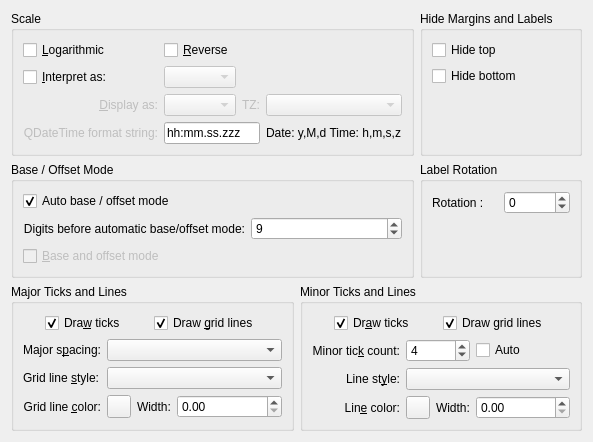
<?xml version="1.0" encoding="UTF-8"?>
<ui version="4.0">
 <class>AxisTab</class>
 <widget class="QWidget" name="AxisTab">
  <property name="geometry">
   <rect>
    <x>0</x>
    <y>0</y>
    <width>543</width>
    <height>413</height>
   </rect>
  </property>
  <property name="windowTitle">
   <string>Form</string>
  </property>
  <layout class="QVBoxLayout" name="verticalLayout_3">
   <item>
    <layout class="QGridLayout" name="gridLayout_5">
     <item row="0" column="0">
      <widget class="QGroupBox" name="_scaleGroup">
       <property name="title">
        <string>Scale</string>
       </property>
       <layout class="QGridLayout" name="gridLayout_4">
        <item row="0" column="0">
         <widget class="QCheckBox" name="_scaleLog">
          <property name="toolTip">
           <string/>
          </property>
          <property name="text">
           <string>&amp;Logarithmic</string>
          </property>
         </widget>
        </item>
        <item row="0" column="1">
         <widget class="QCheckBox" name="_scaleReverse">
          <property name="whatsThis">
           <string>Reverse the direction of the axis, so the numbers are decreasing, rather than increasing.f</string>
          </property>
          <property name="text">
           <string>&amp;Reverse</string>
          </property>
         </widget>
        </item>
        <item row="1" column="0">
         <widget class="QCheckBox" name="_scaleInterpret">
          <property name="sizePolicy">
           <sizepolicy hsizetype="Fixed" vsizetype="Fixed">
            <horstretch>0</horstretch>
            <verstretch>0</verstretch>
           </sizepolicy>
          </property>
          <property name="toolTip">
           <string>Axis is time</string>
          </property>
          <property name="whatsThis">
           <string>Interpret the axis as time.</string>
          </property>
          <property name="text">
           <string>&amp;Interpret as:</string>
          </property>
         </widget>
        </item>
        <item row="1" column="1">
         <widget class="QComboBox" name="_scaleInterpretType">
          <property name="enabled">
           <bool>false</bool>
          </property>
          <property name="toolTip">
           <string>Time encoding type</string>
          </property>
          <property name="whatsThis">
           <string>The axis represents time, whose encoding is selected here.</string>
          </property>
         </widget>
        </item>
        <item row="2" column="0">
         <widget class="QLabel" name="_Label_6">
          <property name="enabled">
           <bool>false</bool>
          </property>
          <property name="sizePolicy">
           <sizepolicy hsizetype="Preferred" vsizetype="Preferred">
            <horstretch>0</horstretch>
            <verstretch>0</verstretch>
           </sizepolicy>
          </property>
          <property name="text">
           <string>&amp;Display as:</string>
          </property>
          <property name="alignment">
           <set>Qt::AlignRight|Qt::AlignTrailing|Qt::AlignVCenter</set>
          </property>
          <property name="buddy">
           <cstring>_scaleDisplayType</cstring>
          </property>
         </widget>
        </item>
        <item row="2" column="1">
         <widget class="QComboBox" name="_scaleDisplayType">
          <property name="enabled">
           <bool>false</bool>
          </property>
          <property name="toolTip">
           <string>Time display format</string>
          </property>
          <property name="whatsThis">
           <string>If the axis is to be intpreted as time, then display the time on the axis with this format.</string>
          </property>
         </widget>
        </item>
        <item row="2" column="2">
         <widget class="QLabel" name="label_7">
          <property name="enabled">
           <bool>false</bool>
          </property>
          <property name="sizePolicy">
           <sizepolicy hsizetype="Fixed" vsizetype="Preferred">
            <horstretch>0</horstretch>
            <verstretch>0</verstretch>
           </sizepolicy>
          </property>
          <property name="text">
           <string>TZ:</string>
          </property>
         </widget>
        </item>
        <item row="2" column="3">
         <widget class="QComboBox" name="_timeZone">
          <property name="enabled">
           <bool>false</bool>
          </property>
          <property name="toolTip">
           <string>Time encoding type</string>
          </property>
          <property name="whatsThis">
           <string>The axis represents time, whose encoding is selected here.</string>
          </property>
         </widget>
        </item>
        <item row="3" column="0">
         <widget class="QLabel" name="_timeFormaLabel">
          <property name="enabled">
           <bool>false</bool>
          </property>
          <property name="sizePolicy">
           <sizepolicy hsizetype="Preferred" vsizetype="Preferred">
            <horstretch>0</horstretch>
            <verstretch>0</verstretch>
           </sizepolicy>
          </property>
          <property name="text">
           <string>QDateTime format string:</string>
          </property>
          <property name="alignment">
           <set>Qt::AlignRight|Qt::AlignTrailing|Qt::AlignVCenter</set>
          </property>
          <property name="buddy">
           <cstring>_scaleDisplayType</cstring>
          </property>
         </widget>
        </item>
        <item row="3" column="1" colspan="2">
         <widget class="QLineEdit" name="_scaleDisplayFormatString">
          <property name="text">
           <string>hh:mm.ss.zzz</string>
          </property>
         </widget>
        </item>
        <item row="3" column="3">
         <widget class="QLabel" name="label_8">
          <property name="text">
           <string>Date: y,M,d Time: h,m,s,z</string>
          </property>
         </widget>
        </item>
       </layout>
      </widget>
     </item>
     <item row="0" column="1">
      <widget class="QGroupBox" name="groupBox_3">
       <property name="sizePolicy">
        <sizepolicy hsizetype="Fixed" vsizetype="Preferred">
         <horstretch>0</horstretch>
         <verstretch>0</verstretch>
        </sizepolicy>
       </property>
       <property name="title">
        <string>Hide Margins and Labels</string>
       </property>
       <layout class="QVBoxLayout" name="verticalLayout_2">
        <item>
         <widget class="QCheckBox" name="_hideTopRight">
          <property name="text">
           <string>Hide top</string>
          </property>
         </widget>
        </item>
        <item>
         <widget class="QCheckBox" name="_hideBottomLeft">
          <property name="text">
           <string>Hide bottom</string>
          </property>
         </widget>
        </item>
        <item>
         <spacer name="verticalSpacer">
          <property name="orientation">
           <enum>Qt::Vertical</enum>
          </property>
          <property name="sizeHint" stdset="0">
           <size>
            <width>20</width>
            <height>40</height>
           </size>
          </property>
         </spacer>
        </item>
       </layout>
      </widget>
     </item>
     <item row="1" column="0">
      <widget class="QGroupBox" name="groupBox">
       <property name="title">
        <string>Base / Offset Mode</string>
       </property>
       <layout class="QGridLayout" name="gridLayout_3">
        <item row="1" column="1">
         <widget class="QSpinBox" name="_significantDigits">
          <property name="whatsThis">
           <string>If this many digits are required to display the tick numbers, then the axis will revert to Base/Offset mode.</string>
          </property>
          <property name="minimum">
           <number>2</number>
          </property>
          <property name="maximum">
           <number>15</number>
          </property>
          <property name="value">
           <number>9</number>
          </property>
         </widget>
        </item>
        <item row="5" column="0">
         <widget class="QCheckBox" name="_scaleBaseOffset">
          <property name="enabled">
           <bool>false</bool>
          </property>
          <property name="whatsThis">
           <string>The axis numbers are displayed relative to a reference value, which is displayed on the same line as the axis label.  This option is designed to allow small differences from large offsets to be easily seen.</string>
          </property>
          <property name="text">
           <string>&amp;Base and offset mode</string>
          </property>
         </widget>
        </item>
        <item row="0" column="0">
         <widget class="QCheckBox" name="_scaleAutoBaseOffset">
          <property name="text">
           <string>Auto base / offset mode</string>
          </property>
          <property name="checked">
           <bool>true</bool>
          </property>
          <property name="tristate">
           <bool>false</bool>
          </property>
         </widget>
        </item>
        <item row="1" column="0">
         <widget class="QLabel" name="label_2">
          <property name="text">
           <string>Digits before automatic base/offset mode:</string>
          </property>
          <property name="alignment">
           <set>Qt::AlignRight|Qt::AlignTrailing|Qt::AlignVCenter</set>
          </property>
          <property name="buddy">
           <cstring>_significantDigits</cstring>
          </property>
         </widget>
        </item>
       </layout>
      </widget>
     </item>
     <item row="1" column="1">
      <widget class="QGroupBox" name="groupBox_2">
       <property name="title">
        <string>Label Rotation</string>
       </property>
       <layout class="QVBoxLayout" name="verticalLayout">
        <item>
         <layout class="QHBoxLayout" name="horizontalLayout_3">
          <item>
           <widget class="QLabel" name="label_4">
            <property name="text">
             <string>Rotation :</string>
            </property>
           </widget>
          </item>
          <item>
           <widget class="QSpinBox" name="_rotation">
            <property name="minimum">
             <number>-90</number>
            </property>
            <property name="maximum">
             <number>90</number>
            </property>
           </widget>
          </item>
         </layout>
        </item>
        <item>
         <spacer name="verticalSpacer_2">
          <property name="orientation">
           <enum>Qt::Vertical</enum>
          </property>
          <property name="sizeHint" stdset="0">
           <size>
            <width>20</width>
            <height>52</height>
           </size>
          </property>
         </spacer>
        </item>
       </layout>
      </widget>
     </item>
    </layout>
   </item>
   <item>
    <layout class="QHBoxLayout" name="horizontalLayout_4">
     <item>
      <widget class="QGroupBox" name="_axisMajorGridGroup">
       <property name="title">
        <string>Major Ticks and Lines</string>
       </property>
       <layout class="QGridLayout" name="gridLayout">
        <item row="0" column="0" colspan="4">
         <layout class="QHBoxLayout" name="horizontalLayout">
          <item>
           <widget class="QCheckBox" name="_drawAxisMajorTicks">
            <property name="sizePolicy">
             <sizepolicy hsizetype="Fixed" vsizetype="Fixed">
              <horstretch>0</horstretch>
              <verstretch>0</verstretch>
             </sizepolicy>
            </property>
            <property name="text">
             <string>Dra&amp;w ticks</string>
            </property>
            <property name="checked">
             <bool>true</bool>
            </property>
           </widget>
          </item>
          <item>
           <widget class="QCheckBox" name="_drawAxisMajorGridLines">
            <property name="sizePolicy">
             <sizepolicy hsizetype="Fixed" vsizetype="Fixed">
              <horstretch>0</horstretch>
              <verstretch>0</verstretch>
             </sizepolicy>
            </property>
            <property name="text">
             <string>Draw &amp;grid lines</string>
            </property>
            <property name="checked">
             <bool>true</bool>
            </property>
           </widget>
          </item>
         </layout>
        </item>
        <item row="1" column="0">
         <widget class="QLabel" name="label">
          <property name="sizePolicy">
           <sizepolicy hsizetype="Fixed" vsizetype="Preferred">
            <horstretch>0</horstretch>
            <verstretch>0</verstretch>
           </sizepolicy>
          </property>
          <property name="text">
           <string>Major s&amp;pacing:</string>
          </property>
          <property name="alignment">
           <set>Qt::AlignRight|Qt::AlignTrailing|Qt::AlignVCenter</set>
          </property>
          <property name="buddy">
           <cstring>_axisMajorTickSpacing</cstring>
          </property>
         </widget>
        </item>
        <item row="1" column="1" colspan="3">
         <widget class="QComboBox" name="_axisMajorTickSpacing">
          <property name="sizePolicy">
           <sizepolicy hsizetype="MinimumExpanding" vsizetype="Fixed">
            <horstretch>0</horstretch>
            <verstretch>0</verstretch>
           </sizepolicy>
          </property>
          <property name="toolTip">
           <string>Density of major ticks</string>
          </property>
          <property name="whatsThis">
           <string>Specify the density of major ticks.  The major tick interval will automatically be chosen as a power of 10 times 1,2, or 5.  This changes the target tick spacing within this constraint.</string>
          </property>
         </widget>
        </item>
        <item row="2" column="0">
         <widget class="QLabel" name="_Label_3">
          <property name="sizePolicy">
           <sizepolicy hsizetype="Fixed" vsizetype="Preferred">
            <horstretch>0</horstretch>
            <verstretch>0</verstretch>
           </sizepolicy>
          </property>
          <property name="text">
           <string>Grid line &amp;style:</string>
          </property>
          <property name="alignment">
           <set>Qt::AlignRight|Qt::AlignTrailing|Qt::AlignVCenter</set>
          </property>
          <property name="buddy">
           <cstring>_axisMajorLineStyle</cstring>
          </property>
         </widget>
        </item>
        <item row="2" column="1" colspan="3">
         <widget class="QComboBox" name="_axisMajorLineStyle">
          <property name="sizePolicy">
           <sizepolicy hsizetype="MinimumExpanding" vsizetype="Fixed">
            <horstretch>0</horstretch>
            <verstretch>0</verstretch>
           </sizepolicy>
          </property>
         </widget>
        </item>
        <item row="3" column="0">
         <widget class="QLabel" name="label_10">
          <property name="sizePolicy">
           <sizepolicy hsizetype="Fixed" vsizetype="Preferred">
            <horstretch>0</horstretch>
            <verstretch>0</verstretch>
           </sizepolicy>
          </property>
          <property name="text">
           <string>Grid line &amp;color:</string>
          </property>
          <property name="alignment">
           <set>Qt::AlignRight|Qt::AlignTrailing|Qt::AlignVCenter</set>
          </property>
          <property name="buddy">
           <cstring>_axisMajorLineColor</cstring>
          </property>
         </widget>
        </item>
        <item row="3" column="1">
         <widget class="Kst::ColorButton" name="_axisMajorLineColor"/>
        </item>
        <item row="3" column="2">
         <widget class="QLabel" name="label_5">
          <property name="sizePolicy">
           <sizepolicy hsizetype="Fixed" vsizetype="Preferred">
            <horstretch>0</horstretch>
            <verstretch>0</verstretch>
           </sizepolicy>
          </property>
          <property name="text">
           <string>Width:</string>
          </property>
         </widget>
        </item>
        <item row="3" column="3">
         <widget class="QDoubleSpinBox" name="_axisMajorLineWidth"/>
        </item>
       </layout>
      </widget>
     </item>
     <item>
      <widget class="QGroupBox" name="_axisMinorGridGroup">
       <property name="title">
        <string>Minor Ticks and Lines</string>
       </property>
       <layout class="QGridLayout" name="gridLayout_2">
        <item row="0" column="0" colspan="4">
         <layout class="QHBoxLayout" name="horizontalLayout_2">
          <item>
           <widget class="QCheckBox" name="_drawAxisMinorTicks">
            <property name="sizePolicy">
             <sizepolicy hsizetype="Fixed" vsizetype="Fixed">
              <horstretch>0</horstretch>
              <verstretch>0</verstretch>
             </sizepolicy>
            </property>
            <property name="text">
             <string>Dr&amp;aw ticks</string>
            </property>
            <property name="checked">
             <bool>true</bool>
            </property>
           </widget>
          </item>
          <item>
           <widget class="QCheckBox" name="_drawAxisMinorGridLines">
            <property name="sizePolicy">
             <sizepolicy hsizetype="Fixed" vsizetype="Fixed">
              <horstretch>0</horstretch>
              <verstretch>0</verstretch>
             </sizepolicy>
            </property>
            <property name="text">
             <string>Draw grid lines</string>
            </property>
            <property name="checked">
             <bool>true</bool>
            </property>
           </widget>
          </item>
         </layout>
        </item>
        <item row="1" column="0">
         <widget class="QLabel" name="label_3">
          <property name="sizePolicy">
           <sizepolicy hsizetype="Fixed" vsizetype="Preferred">
            <horstretch>0</horstretch>
            <verstretch>0</verstretch>
           </sizepolicy>
          </property>
          <property name="text">
           <string>Minor tic&amp;k count:</string>
          </property>
          <property name="alignment">
           <set>Qt::AlignRight|Qt::AlignTrailing|Qt::AlignVCenter</set>
          </property>
          <property name="buddy">
           <cstring>_axisMinorTickCount</cstring>
          </property>
         </widget>
        </item>
        <item row="1" column="1" colspan="2">
         <widget class="QSpinBox" name="_axisMinorTickCount">
          <property name="sizePolicy">
           <sizepolicy hsizetype="MinimumExpanding" vsizetype="Fixed">
            <horstretch>0</horstretch>
            <verstretch>0</verstretch>
           </sizepolicy>
          </property>
          <property name="minimum">
           <number>1</number>
          </property>
          <property name="maximum">
           <number>10</number>
          </property>
          <property name="value">
           <number>4</number>
          </property>
         </widget>
        </item>
        <item row="1" column="3">
         <widget class="QCheckBox" name="_autoMinorTicks">
          <property name="text">
           <string>Auto</string>
          </property>
         </widget>
        </item>
        <item row="2" column="0">
         <widget class="QLabel" name="_axisMinorLineStyleLabel">
          <property name="text">
           <string>Line st&amp;yle:</string>
          </property>
          <property name="alignment">
           <set>Qt::AlignRight|Qt::AlignTrailing|Qt::AlignVCenter</set>
          </property>
          <property name="buddy">
           <cstring>_axisMinorLineStyle</cstring>
          </property>
         </widget>
        </item>
        <item row="2" column="1" colspan="3">
         <widget class="QComboBox" name="_axisMinorLineStyle">
          <property name="sizePolicy">
           <sizepolicy hsizetype="MinimumExpanding" vsizetype="Fixed">
            <horstretch>0</horstretch>
            <verstretch>0</verstretch>
           </sizepolicy>
          </property>
         </widget>
        </item>
        <item row="3" column="0">
         <widget class="QLabel" name="label_12">
          <property name="text">
           <string>Lin&amp;e color:</string>
          </property>
          <property name="alignment">
           <set>Qt::AlignRight|Qt::AlignTrailing|Qt::AlignVCenter</set>
          </property>
          <property name="buddy">
           <cstring>_axisMinorLineColor</cstring>
          </property>
         </widget>
        </item>
        <item row="3" column="1">
         <widget class="Kst::ColorButton" name="_axisMinorLineColor"/>
        </item>
        <item row="3" column="2">
         <widget class="QLabel" name="label_6">
          <property name="sizePolicy">
           <sizepolicy hsizetype="Fixed" vsizetype="Preferred">
            <horstretch>0</horstretch>
            <verstretch>0</verstretch>
           </sizepolicy>
          </property>
          <property name="text">
           <string>Width:</string>
          </property>
         </widget>
        </item>
        <item row="3" column="3">
         <widget class="QDoubleSpinBox" name="_axisMinorLineWidth"/>
        </item>
       </layout>
      </widget>
     </item>
    </layout>
   </item>
  </layout>
 </widget>
 <customwidgets>
  <customwidget>
   <class>Kst::ColorButton</class>
   <extends>QToolButton</extends>
   <header>colorbutton.h</header>
  </customwidget>
 </customwidgets>
 <resources/>
 <connections>
  <connection>
   <sender>_drawAxisMajorGridLines</sender>
   <signal>toggled(bool)</signal>
   <receiver>_Label_3</receiver>
   <slot>setEnabled(bool)</slot>
   <hints>
    <hint type="sourcelabel">
     <x>146</x>
     <y>299</y>
    </hint>
    <hint type="destinationlabel">
     <x>34</x>
     <y>366</y>
    </hint>
   </hints>
  </connection>
  <connection>
   <sender>_drawAxisMajorGridLines</sender>
   <signal>toggled(bool)</signal>
   <receiver>label_10</receiver>
   <slot>setEnabled(bool)</slot>
   <hints>
    <hint type="sourcelabel">
     <x>170</x>
     <y>299</y>
    </hint>
    <hint type="destinationlabel">
     <x>57</x>
     <y>397</y>
    </hint>
   </hints>
  </connection>
  <connection>
   <sender>_drawAxisMajorGridLines</sender>
   <signal>toggled(bool)</signal>
   <receiver>_axisMajorLineColor</receiver>
   <slot>setEnabled(bool)</slot>
   <hints>
    <hint type="sourcelabel">
     <x>243</x>
     <y>299</y>
    </hint>
    <hint type="destinationlabel">
     <x>128</x>
     <y>400</y>
    </hint>
   </hints>
  </connection>
  <connection>
   <sender>_drawAxisMajorGridLines</sender>
   <signal>toggled(bool)</signal>
   <receiver>_axisMajorLineStyle</receiver>
   <slot>setEnabled(bool)</slot>
   <hints>
    <hint type="sourcelabel">
     <x>247</x>
     <y>318</y>
    </hint>
    <hint type="destinationlabel">
     <x>254</x>
     <y>366</y>
    </hint>
   </hints>
  </connection>
  <connection>
   <sender>_drawAxisMinorGridLines</sender>
   <signal>toggled(bool)</signal>
   <receiver>_axisMinorLineStyleLabel</receiver>
   <slot>setEnabled(bool)</slot>
   <hints>
    <hint type="sourcelabel">
     <x>516</x>
     <y>318</y>
    </hint>
    <hint type="destinationlabel">
     <x>340</x>
     <y>366</y>
    </hint>
   </hints>
  </connection>
  <connection>
   <sender>_drawAxisMinorGridLines</sender>
   <signal>toggled(bool)</signal>
   <receiver>label_12</receiver>
   <slot>setEnabled(bool)</slot>
   <hints>
    <hint type="sourcelabel">
     <x>407</x>
     <y>300</y>
    </hint>
    <hint type="destinationlabel">
     <x>342</x>
     <y>397</y>
    </hint>
   </hints>
  </connection>
  <connection>
   <sender>_drawAxisMinorGridLines</sender>
   <signal>toggled(bool)</signal>
   <receiver>_axisMinorLineColor</receiver>
   <slot>setEnabled(bool)</slot>
   <hints>
    <hint type="sourcelabel">
     <x>407</x>
     <y>300</y>
    </hint>
    <hint type="destinationlabel">
     <x>409</x>
     <y>396</y>
    </hint>
   </hints>
  </connection>
  <connection>
   <sender>_drawAxisMinorGridLines</sender>
   <signal>toggled(bool)</signal>
   <receiver>_axisMinorLineStyle</receiver>
   <slot>setEnabled(bool)</slot>
   <hints>
    <hint type="sourcelabel">
     <x>407</x>
     <y>300</y>
    </hint>
    <hint type="destinationlabel">
     <x>527</x>
     <y>366</y>
    </hint>
   </hints>
  </connection>
  <connection>
   <sender>_scaleInterpret</sender>
   <signal>toggled(bool)</signal>
   <receiver>_scaleDisplayType</receiver>
   <slot>setEnabled(bool)</slot>
   <hints>
    <hint type="sourcelabel">
     <x>76</x>
     <y>81</y>
    </hint>
    <hint type="destinationlabel">
     <x>224</x>
     <y>117</y>
    </hint>
   </hints>
  </connection>
  <connection>
   <sender>_scaleInterpret</sender>
   <signal>toggled(bool)</signal>
   <receiver>_Label_6</receiver>
   <slot>setEnabled(bool)</slot>
   <hints>
    <hint type="sourcelabel">
     <x>104</x>
     <y>81</y>
    </hint>
    <hint type="destinationlabel">
     <x>109</x>
     <y>117</y>
    </hint>
   </hints>
  </connection>
  <connection>
   <sender>_scaleInterpret</sender>
   <signal>toggled(bool)</signal>
   <receiver>_scaleInterpretType</receiver>
   <slot>setEnabled(bool)</slot>
   <hints>
    <hint type="sourcelabel">
     <x>109</x>
     <y>86</y>
    </hint>
    <hint type="destinationlabel">
     <x>305</x>
     <y>84</y>
    </hint>
   </hints>
  </connection>
  <connection>
   <sender>_scaleAutoBaseOffset</sender>
   <signal>toggled(bool)</signal>
   <receiver>label_2</receiver>
   <slot>setEnabled(bool)</slot>
   <hints>
    <hint type="sourcelabel">
     <x>122</x>
     <y>189</y>
    </hint>
    <hint type="destinationlabel">
     <x>245</x>
     <y>220</y>
    </hint>
   </hints>
  </connection>
  <connection>
   <sender>_scaleAutoBaseOffset</sender>
   <signal>toggled(bool)</signal>
   <receiver>_significantDigits</receiver>
   <slot>setEnabled(bool)</slot>
   <hints>
    <hint type="sourcelabel">
     <x>122</x>
     <y>189</y>
    </hint>
    <hint type="destinationlabel">
     <x>340</x>
     <y>209</y>
    </hint>
   </hints>
  </connection>
  <connection>
   <sender>_drawAxisMajorGridLines</sender>
   <signal>toggled(bool)</signal>
   <receiver>label_5</receiver>
   <slot>setEnabled(bool)</slot>
   <hints>
    <hint type="sourcelabel">
     <x>247</x>
     <y>318</y>
    </hint>
    <hint type="destinationlabel">
     <x>156</x>
     <y>381</y>
    </hint>
   </hints>
  </connection>
  <connection>
   <sender>_drawAxisMajorGridLines</sender>
   <signal>toggled(bool)</signal>
   <receiver>_axisMajorLineWidth</receiver>
   <slot>setEnabled(bool)</slot>
   <hints>
    <hint type="sourcelabel">
     <x>247</x>
     <y>318</y>
    </hint>
    <hint type="destinationlabel">
     <x>206</x>
     <y>386</y>
    </hint>
   </hints>
  </connection>
  <connection>
   <sender>_drawAxisMinorGridLines</sender>
   <signal>toggled(bool)</signal>
   <receiver>label_6</receiver>
   <slot>setEnabled(bool)</slot>
   <hints>
    <hint type="sourcelabel">
     <x>516</x>
     <y>318</y>
    </hint>
    <hint type="destinationlabel">
     <x>424</x>
     <y>376</y>
    </hint>
   </hints>
  </connection>
  <connection>
   <sender>_drawAxisMinorGridLines</sender>
   <signal>toggled(bool)</signal>
   <receiver>_axisMinorLineWidth</receiver>
   <slot>setEnabled(bool)</slot>
   <hints>
    <hint type="sourcelabel">
     <x>516</x>
     <y>318</y>
    </hint>
    <hint type="destinationlabel">
     <x>487</x>
     <y>383</y>
    </hint>
   </hints>
  </connection>
  <connection>
   <sender>_scaleInterpret</sender>
   <signal>toggled(bool)</signal>
   <receiver>_timeZone</receiver>
   <slot>setEnabled(bool)</slot>
   <hints>
    <hint type="sourcelabel">
     <x>70</x>
     <y>69</y>
    </hint>
    <hint type="destinationlabel">
     <x>291</x>
     <y>104</y>
    </hint>
   </hints>
  </connection>
  <connection>
   <sender>_scaleInterpret</sender>
   <signal>toggled(bool)</signal>
   <receiver>label_7</receiver>
   <slot>setEnabled(bool)</slot>
   <hints>
    <hint type="sourcelabel">
     <x>49</x>
     <y>70</y>
    </hint>
    <hint type="destinationlabel">
     <x>237</x>
     <y>97</y>
    </hint>
   </hints>
  </connection>
 </connections>
</ui>
